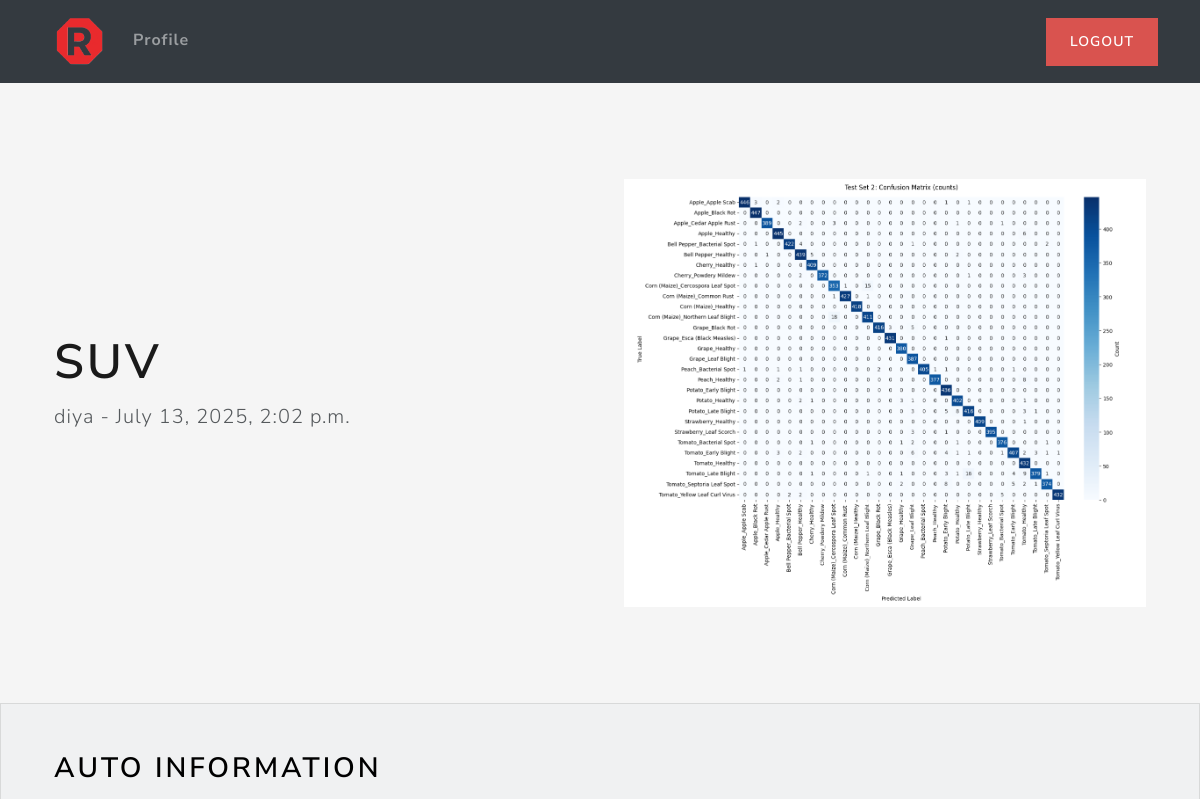
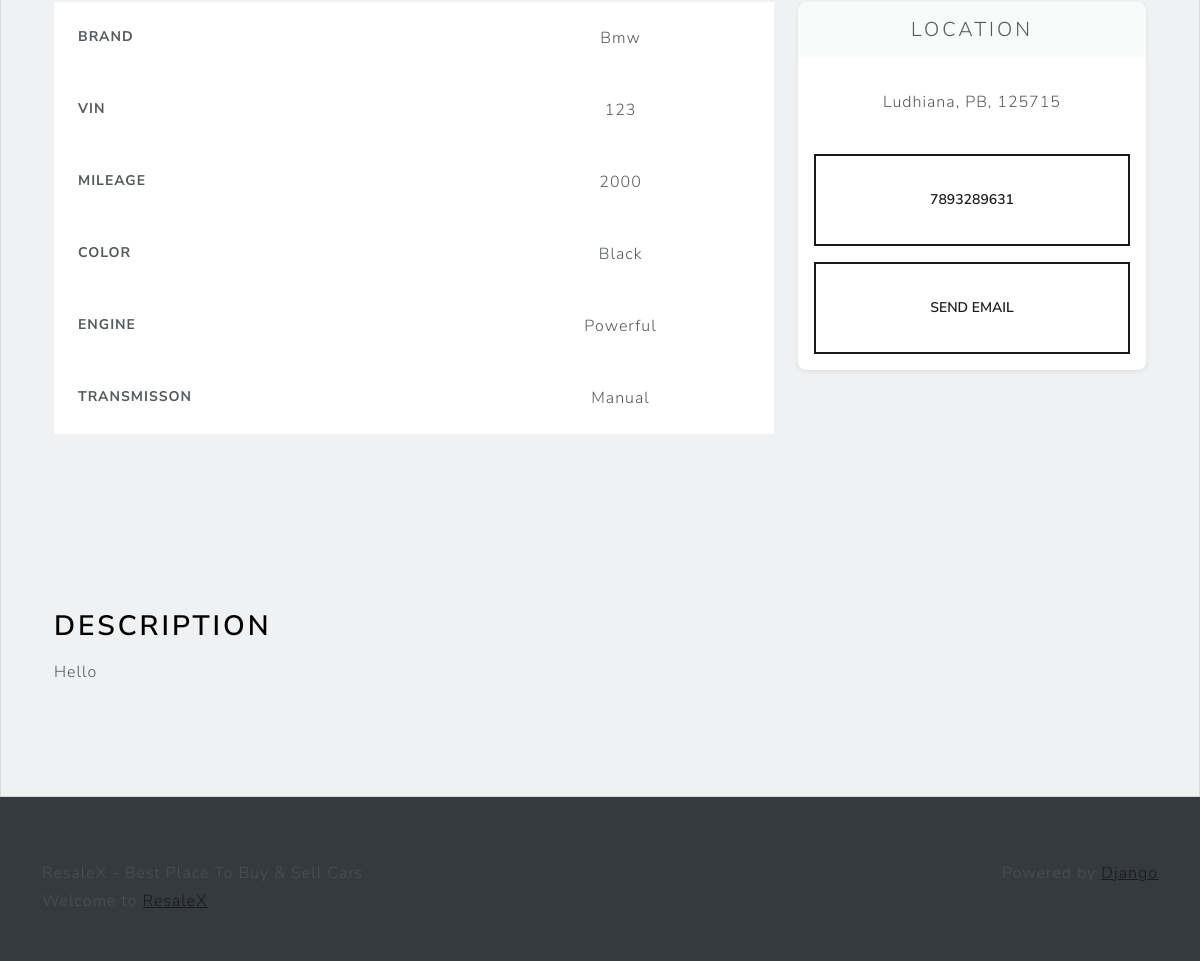
Page /listing/7c904264f3814e63bff222d53285f173/ (signed in) on the committed database (2 pictures, top to bottom).
### main/models.py (models this page shows, shortened)
class Listing(models.Model):
    id = models.UUIDField(
        primary_key=True, default=uuid.uuid4, unique=True, editable=False)
    created_at = models.DateTimeField(auto_now_add=True)
    updated_at = models.DateTimeField(auto_now=True)
    seller = models.ForeignKey(Profile, on_delete=models.CASCADE)
    brand = models.CharField(max_length=24, choices=CARS_BRANDS, default=None)
    model = models.CharField(max_length=64,)
    vin = models.CharField(max_length=17,)
    mileage = models.IntegerField(default=0)
    color = models.CharField(max_length=24,)
    description = models.TextField()
    engine = models.CharField(max_length=24,)
    transmisson = models.CharField(
        max_length=24, choices=TRANSMISSION_OPTIONS, default=None)
    location = models.OneToOneField(
        Location, on_delete=models.SET_NULL, null=True)
    image = models.ImageField(upload_to=user_listing_path)

### users/models.py (models this page shows, shortened)
class Profile(models.Model):
    user = models.OneToOneField(User, on_delete=models.CASCADE)
    photo = models.ImageField(upload_to=user_directory_path, null=True)
    bio = models.CharField(max_length=140, blank=True)
    phone_number = models.CharField(max_length=10, blank=True)
    location = models.OneToOneField(
        Location, on_delete=models.SET_NULL, null=True)

class Location(models.Model):
    address_1 = models.CharField(max_length=128, blank=True)
    address_2 = models.CharField(max_length=128, blank=True)
    city = models.CharField(max_length=64)
    state = INStateField()
    zip_code = models.CharField(
        max_length=6,
        validators=[
            RegexValidator(
                regex=r'^\d{6}$',
                message="Enter a valid 6-digit Indian PIN code."
            )
        ],
        blank=True
    )

### main/views.py (the view)
# urls.py: path('listing/<str:id>/', listing_view, name='listing'),
@login_required
def listing_view(request, id):
    try:
        listing = Listing.objects.get(id=id)
        if listing is None:
            raise Exception
        return render(request, 'views/listing.html', {'listing': listing, })
    except Exception as e:
        messages.error(request, f'Invalid UID {id} was provided for listing.')
        return redirect('home')

### main/templates/views/listing.html (shortened to what this page needs)
{% extends 'base/base.html' %}
{% load static %}
{% block 'body' %}
<main>
    <section class="container col-xxl-8 px-4 py-5">
        <div class="row flex-lg-row-reverse align-items-center g-5 py-5">
            <div class="col-10 col-sm-8 col-lg-6">
                <img src="{{ listing.image.url }}" class="d-block mx-lg-auto img-fluid" width="1920" height="1080"
                    loading="lazy">
            </div>
            <div class="col-lg-6">
                <h1 class="display-5 fw-bold lh-1 mb-3">{{ listing.model }}</h1>
                <p class="lead">{{ listing.seller.user.username }} - {{ listing.updated_at }}</p>
            </div>
        </div>
    </section>
    <div class="bg-light">
        <div class="container px-4 py-5">
            <h2 class="mb-3 border-bottom" style="color: black">Auto Information</h2>
            <div class="row row-cols-1 row-cols-md-3 mb-3 text-center">
                <div class="col-lg-8">
                    <div class="table-responsive">
                        <table class="table text-center">
                            <tbody>
                                <tr>
                                    <th scope="row" class="text-start">Brand</th>
                                    <td> {{listing.brand|capfirst }}</td>
                                </tr>
                                <tr>
                                    <th scope="row" class="text-start">Vin</th>
                                    <td> {{listing.vin }}</td>
                                </tr>
                                <tr>
                                    <th scope="row" class="text-start">Mileage</th>
                                    <td> {{listing.mileage }}</td>
                                </tr>
                                <tr>
                                    <th scope="row" class="text-start">Color</th>
                                    <td> {{listing.color }}</td>
                                </tr>
                                <tr>
                                    <th scope="row" class="text-start">Engine</th>
                                    <td> {{listing.engine }}</td>
                                </tr>
                                <tr>
                                    <th scope="row" class="text-start">Transmisson</th>
                                    <td> {{listing.transmisson|capfirst }}</td>
                                </tr>
                            </tbody>
                        </table>
                    </div>
                </div>
                <div class="col-lg-4">
                    <div class="card mb-4 rounded-3 shadow-sm">
                        <div class="card-header py-3">
                            <h4 class="my-0 fw-normal">Location</h4>
                        </div>
                        <div class="card-body">
                            <ul class="list-unstyled mt-3 mb-4">
                                <li>{{ listing.location.city }}, {{ listing.location.state }},
                                    {{listing.location.zip_code }} </li>
                            </ul>
                            <button
                                class="w-100 btn btn-lg btn-outline-primary my-3">{{listing.seller.phone_number}}</button>
                            <button id="sendEmail" class="w-100 btn btn-lg btn-outline-primary">Send Email</button>
                        </div>
                    </div>
                </div>
            </div>
        </div>
        <div class="container px-4 py-5">
            <div class="row g-4 py-5">
                <div class="col d-flex align-items-start">
                    <div>
                        <h2 class="mb-3 border-bottom" style="color: black">Description</h2>
                        <p> {{ listing.description }}</p>
                    </div>
                </div>
            </div>
        </div>
    </div>
</main>
{% endblock %}

### main/static/css/style.css (style rules this page uses)
html, body { height: 100%; }
body { align-items: center; padding-bottom: 40px; background-color: #f5f5f5; }
.h2, h2 { color: white; }

### rows in the picture
Listing: image (picture), model "SUV", seller.user.username "diya", updated_at "July 13, 2025, 2:02 p.m.", brand "Bmw", vin "123", mileage "2000", color "Black", engine "Powerful", transmisson "Manual", location.city "Ludhiana", location.state "PB", location.zip_code "125715", seller.phone_number "7893289631", description "Hello"
